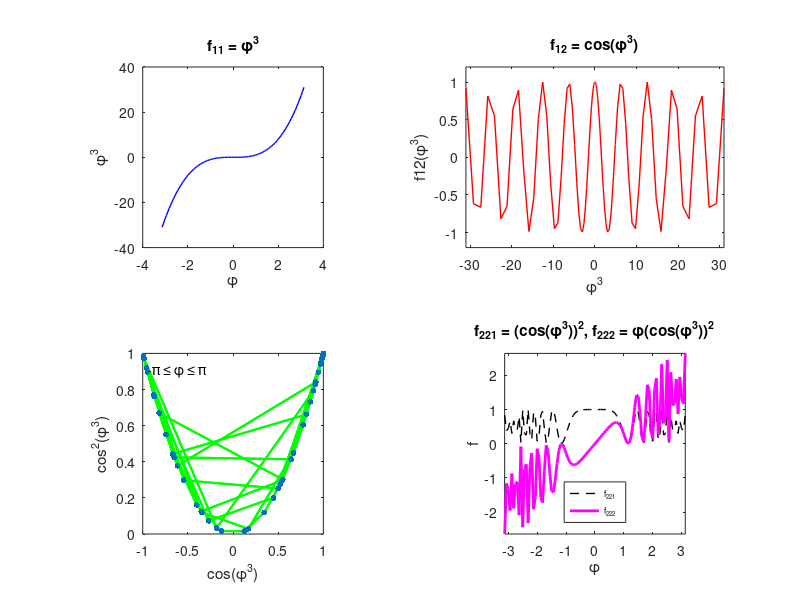

Write the MATLAB code that produced this figure.
% Define the range of phi
phi = linspace(-pi, pi, 101);

% Define the functions
f11 = phi.^3;
f12 = cos(phi.^3);
f21 = cos(phi.^3).^2;
f221 = cos(phi.^3).^2;
f222 = phi.*(cos(phi.^3).^2);

%% Create the subplots

% upper left subplot
figure;
subplot(2,2,1);
plot(phi, f11, 'b-', 'LineWidth', 1);
axis square;
xlabel('\phi');
ylabel('\phi^3');
title('f_{11} = \phi^3');

% upper right subplot
subplot(2,2,2);
plot(phi.^3, f12, 'r-', 'LineWidth', 1);
axis([min(phi.^3) max(phi.^3) -1.2 1.2]);
xlabel('\phi^3');
ylabel('f12(\phi^3)');
title('f_{12} = cos(\phi^3)');


% Lower left subplot
subplot(2,2,3);
plot(cos(phi.^3), f21, 'g', 'LineWidth', 1.5);
hold on;
scatter(cos(phi.^3), f21, 18, 'filled');
hold off;
xlim([-1, 1]);
ylim([0, 1]);
axis square;
xlabel('cos(\phi^3)');
ylabel('cos^2(\phi^3)');
text(-0.95, 0.9, '-\pi \leq \phi \leq \pi');

% Lower right subplot
subplot(2,2,4);
plot(phi, f221, 'k--', 'LineWidth', 1);
hold on;
plot(phi, f222, 'm-', 'LineWidth', 2);
axis square;
xlim([min(phi) max(phi)]);
ylim([min(min(f221, f222)) max(max(f221, f222))]);
xlabel('\phi');
ylabel('f');
title('f_{221} = (cos(\phi^3))^2, f_{222} = \phi(cos(\phi^3))^2');
legend('f_{221}', 'f_{222}', 'FontSize', 6, 'Location', 'south');
